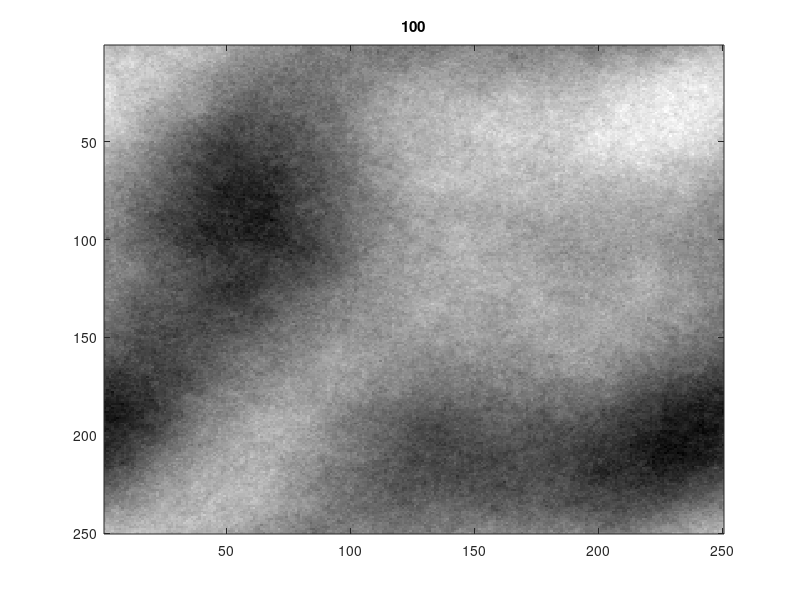

This figure's MATLAB source:
% parameters
d = 250;
T = 100;
v = 0.1;

% create the filter
%time = linspace(0,0.1,1);

% generate fourier coefficients
F = rand(d,d,T);
[xm, ym] = meshgrid(linspace(-1,1,d));

% generate 1/f shape
mask = repmat(1./(sqrt(xm.^2 + ym.^2) + 1e-3), 1, T);
mask = reshape(mask, size(mask,1), size(mask,1), T);
    
% modulate fourier coefficients
Fmod = abs(F).*mask.*exp(2*pi*1i*rand(d,d,T));
    
% filter
for p1 = 1:d
    for p2 = 1:d
        
        % pick a tau
        tau = 1./(mask(p1,p2,1) * v);
        time = 0:(5*tau);
        
        % convolve in time
        pij = conv(squeeze(Fmod(p1,p2,:)), exp(-time./tau), 'same');
        
        % store filtered coefficients
        F(p1,p2,:) = pij;
        
    end
end

% create the movie
mov = zeros(d,d,T);
for tidx = 1:T
    
    % take the inverse fourier transform
    mov(:,:,tidx) = real(ifft2(ifftshift(F(:,:,tidx))));
    
end

figure(1);
colormap gray;

for tidx = 1:size(mov,3) 
    imagesc(mov(:,:,tidx));
    pause(0.15);
    title(tidx);
    drawnow;
end
